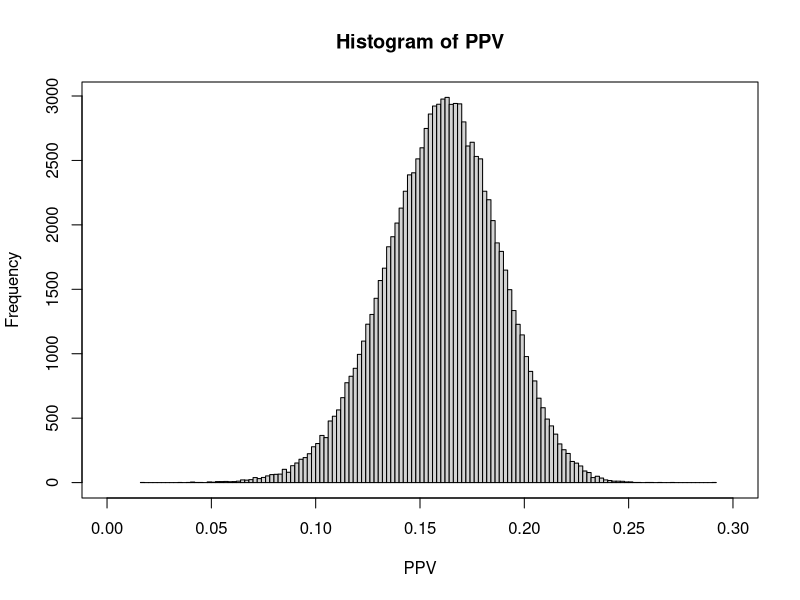

Source code (R):
## In order to get reproducible results, one has to set the seed at a fixed value
set.seed(12345)

## specify_decimal is a function to show k number of decimals for number x
specify_decimal <- function(x, k) format(round(x, k), nsmall=k)

## Number of iterations in Monte Carlo simulation
iter <- 100000

## Prior
P_fault <- rnorm(iter, mean = 0.01, sd = 0.002)

## Posterior 
PPV <- 0.95*P_fault/(0.95*P_fault+0.05*(1-P_fault))

## show results of posterior mean, median, and 95% credible interval
print(paste("posterior mean is:", specify_decimal(mean(PPV),3)))
print(paste("posterior standard deviation is:", specify_decimal(sd(PPV),3)))
print(paste("posterior median is:", specify_decimal(quantile(PPV, 0.50),3)))
print(paste("posterior 95% credible interval is:", specify_decimal(quantile(PPV, 0.025),3), ",", specify_decimal(quantile(PPV, 0.975),3)))
                        
# Histogram of posterior
# jpeg("Example2.3_PPV_distribution.jpeg", width = 6, height = 4, units = 'in', res = 1800)  # save the plot as jpeg format
hist(PPV, xlab="PPV", xlim=c(0,0.3),breaks=100)
box()
# dev.off()
